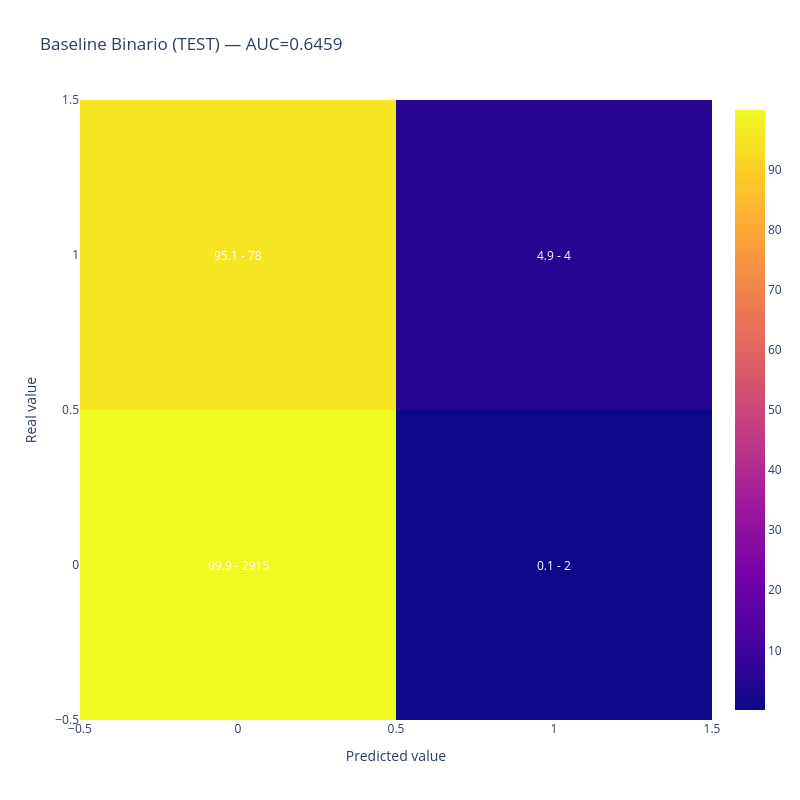

The notebook cell saved with this chart:
### Code cell
# ── Baseline: métricas binarias ────────────────────────────────────────────
from sklearn.metrics import roc_auc_score, average_precision_score

auc_baseline_test  = roc_auc_score(y_test_base, y_prob_test_baseline)
ap_baseline_test   = average_precision_score(y_test_base, y_prob_test_baseline)
f1_baseline_test   = f1_score(y_test_base, y_pred_test_baseline)
acc_baseline_test  = accuracy_score(y_test_base, y_pred_test_baseline)
bacc_baseline_test = balanced_accuracy_score(y_test_base, y_pred_test_baseline)

if USE_META_TRAIN:
    auc_baseline_meta  = roc_auc_score(y_meta_base, y_prob_meta_baseline)
    ap_baseline_meta   = average_precision_score(y_meta_base, y_prob_meta_baseline)
    f1_baseline_meta   = f1_score(y_meta_base, y_pred_meta_baseline)
    acc_baseline_meta  = accuracy_score(y_meta_base, y_pred_meta_baseline)
    bacc_baseline_meta = balanced_accuracy_score(y_meta_base, y_pred_meta_baseline)
else:
    auc_baseline_meta = ap_baseline_meta = f1_baseline_meta = acc_baseline_meta = bacc_baseline_meta = None

print('=' * 55)
print('BASELINE BINARIO — TEST')
print(f'  AUC                : {auc_baseline_test:.4f}')
print(f'  Avg Precision (PR) : {ap_baseline_test:.4f}')
print(f'  F1 (clase 0)       : {f1_baseline_test:.4f}')
print(f'  Accuracy           : {acc_baseline_test:.4f}')
print(f'  Balanced Accuracy  : {bacc_baseline_test:.4f}')
if USE_META_TRAIN:
    print('-' * 55)
    print('BASELINE BINARIO — META_TRAIN')
    print(f'  AUC                : {auc_baseline_meta:.4f}')
    print(f'  Avg Precision (PR) : {ap_baseline_meta:.4f}')
    print(f'  F1 (clase 0)       : {f1_baseline_meta:.4f}')
    print(f'  Accuracy           : {acc_baseline_meta:.4f}')
    print(f'  Balanced Accuracy  : {bacc_baseline_meta:.4f}')
print('=' * 55)

plot_confusion_matrix(
    y_test_base, y_pred_test_baseline,
    title=f'Baseline Binario (TEST) — AUC={auc_baseline_test:.4f}',
).show()

### Figure 1 — Plotly figure (JSON) as saved in the notebook; plotly's stock layout.template omitted (floating-point values rounded to 4 significant figures)
{"data": [{"type": "heatmap", "x": [0, 1], "y": [0, 1], "z": [[99.93, 0.06856], [95.12, 4.878]]}], "layout": {"annotations": [{"font": {"color": "white"}, "showarrow": false, "text": "99.9 - 2915", "x": 0, "xref": "x", "y": 0, "yref": "y"}, {"font": {"color": "white"}, "showarrow": false, "text": "0.1 - 2", "x": 1, "xref": "x", "y": 0, "yref": "y"}, {"font": {"color": "white"}, "showarrow": false, "text": "95.1 - 78", "x": 0, "xref": "x", "y": 1, "yref": "y"}, {"font": {"color": "white"}, "showarrow": false, "text": "4.9 - 4", "x": 1, "xref": "x", "y": 1, "yref": "y"}], "height": 800, "title": {"text": "Baseline Binario (TEST) — AUC=0.6459"}, "width": 800, "xaxis": {"title": {"text": "Predicted value"}}, "yaxis": {"title": {"text": "Real value"}}}}
